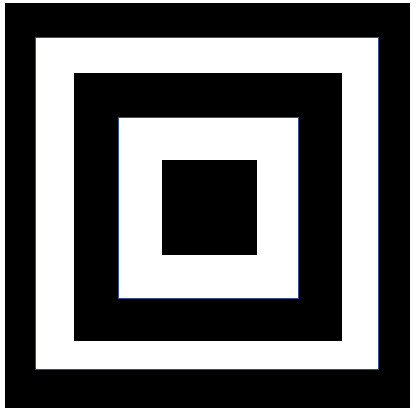
#> input picture mybook/opencv_king_book/ch21/shape1.jpg, 416 x 414 px
$ python ch21_6_1.py
#> lines starting #> are read from the running program, lines starting #| are printed output that depends on the picture
# ch21_6_1.py
import cv2
import numpy as np
from matplotlib import pyplot as plt
plt.rcParams["font.family"] = ["Microsoft JhengHei"]

src = cv2.imread('shape1.jpg',cv2.IMREAD_GRAYSCALE)
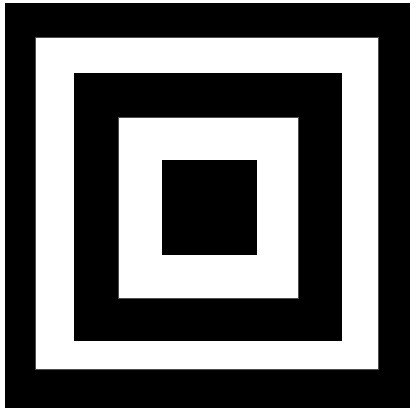
#> src: shape (414, 416); min 0, max 255, mean 108.7
f = np.fft.fft2(src)                    # 轉成頻率域
fshift = np.fft.fftshift(f)             # 0 頻率分量移至中心
spectrum = 20*np.log(np.abs(fshift))    # 轉成頻譜
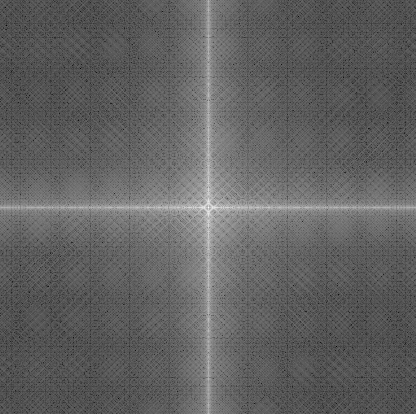
#> spectrum: shape (414, 416) float64; min 7.47, max 334.9, mean 133.3; drawn with min black and max white
plt.subplot(121)                        # 繪製左邊原圖
plt.imshow(src,cmap='gray')             # 灰階顯示
plt.title('原始影像shape1.jpg')
plt.axis('off')                         # 不顯示座標軸
plt.subplot(122)                        # 繪製右邊頻譜圖
plt.imshow(spectrum,cmap='gray')        # 灰階顯示
plt.title('頻譜圖')
plt.axis('off')                         # 不顯示座標軸
plt.show()
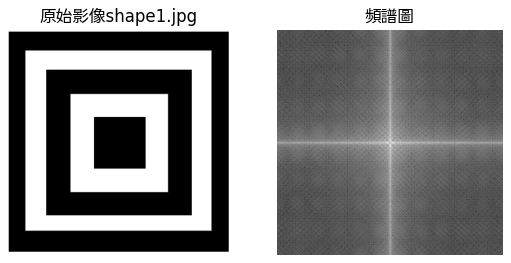
#> figure drawn by matplotlib, 2 panels

$ run again, with mybook/opencv_king_book/ch21/shape2.jpg copied over mybook/opencv_king_book/ch21/shape1.jpg
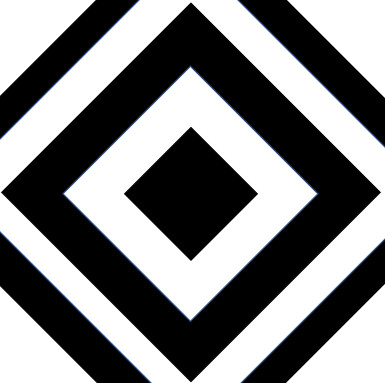
#> input picture mybook/opencv_king_book/ch21/shape2.jpg, 385 x 383 px
#> `spectrum = 20*np.log(np.abs(fshift))`:
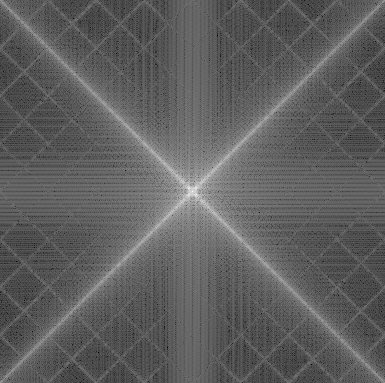
#> spectrum: shape (383, 385) float64; min 21.71, max 335.4, mean 139.1; drawn with min black and max white
#> `plt.show()`:
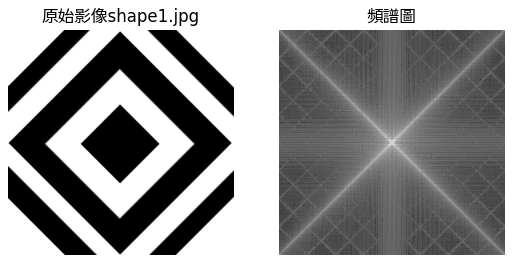
#> figure drawn by matplotlib, 2 panels
